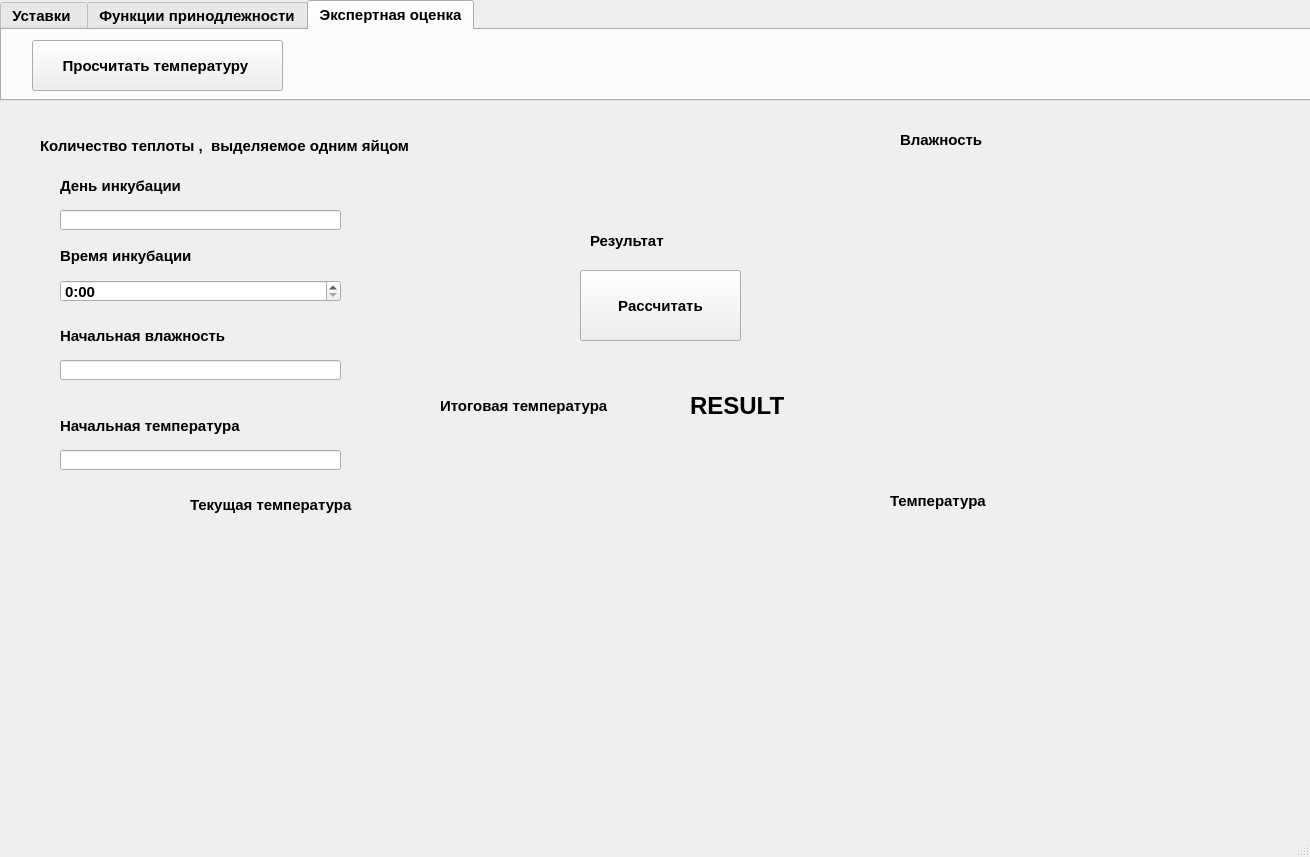
<?xml version="1.0" encoding="UTF-8"?>
<ui version="4.0">
 <class>MainWindow</class>
 <widget class="QMainWindow" name="MainWindow">
  <property name="geometry">
   <rect>
    <x>0</x>
    <y>0</y>
    <width>1310</width>
    <height>857</height>
   </rect>
  </property>
  <property name="font">
   <font>
    <pointsize>11</pointsize>
    <weight>75</weight>
    <bold>true</bold>
   </font>
  </property>
  <property name="focusPolicy">
   <enum>Qt::NoFocus</enum>
  </property>
  <property name="windowTitle">
   <string>Predict temperature of incubation</string>
  </property>
  <widget class="QWidget" name="centralwidget">
   <widget class="QTabWidget" name="tabWidget">
    <property name="geometry">
     <rect>
      <x>0</x>
      <y>0</y>
      <width>3500</width>
      <height>101</height>
     </rect>
    </property>
    <property name="sizePolicy">
     <sizepolicy hsizetype="Expanding" vsizetype="Expanding">
      <horstretch>20</horstretch>
      <verstretch>20</verstretch>
     </sizepolicy>
    </property>
    <property name="minimumSize">
     <size>
      <width>3500</width>
      <height>101</height>
     </size>
    </property>
    <property name="currentIndex">
     <number>2</number>
    </property>
    <widget class="QWidget" name="tab">
     <attribute name="title">
      <string>Уставки </string>
     </attribute>
     <widget class="QPushButton" name="pushButton_3">
      <property name="geometry">
       <rect>
        <x>50</x>
        <y>6</y>
        <width>261</width>
        <height>51</height>
       </rect>
      </property>
      <property name="text">
       <string>Сделать Уставки</string>
      </property>
     </widget>
    </widget>
    <widget class="QWidget" name="tab_2">
     <attribute name="title">
      <string>Функции принодлежности</string>
     </attribute>
     <widget class="QPushButton" name="pushButton_2">
      <property name="geometry">
       <rect>
        <x>30</x>
        <y>6</y>
        <width>261</width>
        <height>51</height>
       </rect>
      </property>
      <property name="text">
       <string>Показать графики</string>
      </property>
     </widget>
    </widget>
    <widget class="QWidget" name="tab_3">
     <attribute name="title">
      <string>Экспертная оценка</string>
     </attribute>
     <widget class="QPushButton" name="pushButton_4">
      <property name="geometry">
       <rect>
        <x>30</x>
        <y>10</y>
        <width>251</width>
        <height>51</height>
       </rect>
      </property>
      <property name="text">
       <string>Просчитать температуру </string>
      </property>
     </widget>
    </widget>
   </widget>
   <widget class="QPushButton" name="pushButton">
    <property name="geometry">
     <rect>
      <x>580</x>
      <y>270</y>
      <width>161</width>
      <height>71</height>
     </rect>
    </property>
    <property name="text">
     <string>Скачать</string>
    </property>
   </widget>
   <widget class="QLabel" name="label">
    <property name="geometry">
     <rect>
      <x>60</x>
      <y>170</y>
      <width>491</width>
      <height>31</height>
     </rect>
    </property>
    <property name="text">
     <string>День инкубации</string>
    </property>
   </widget>
   <widget class="QLineEdit" name="lineEdit">
    <property name="geometry">
     <rect>
      <x>60</x>
      <y>210</y>
      <width>281</width>
      <height>20</height>
     </rect>
    </property>
   </widget>
   <widget class="QLineEdit" name="lineEdit_2">
    <property name="geometry">
     <rect>
      <x>60</x>
      <y>360</y>
      <width>281</width>
      <height>20</height>
     </rect>
    </property>
   </widget>
   <widget class="QLineEdit" name="lineEdit_3">
    <property name="geometry">
     <rect>
      <x>60</x>
      <y>450</y>
      <width>281</width>
      <height>20</height>
     </rect>
    </property>
   </widget>
   <widget class="QLabel" name="label_2">
    <property name="geometry">
     <rect>
      <x>60</x>
      <y>320</y>
      <width>501</width>
      <height>31</height>
     </rect>
    </property>
    <property name="text">
     <string>Начальная влажность</string>
    </property>
   </widget>
   <widget class="QLabel" name="label_3">
    <property name="geometry">
     <rect>
      <x>60</x>
      <y>410</y>
      <width>541</width>
      <height>31</height>
     </rect>
    </property>
    <property name="text">
     <string>Начальная температура</string>
    </property>
   </widget>
   <widget class="QTimeEdit" name="timeEdit">
    <property name="geometry">
     <rect>
      <x>60</x>
      <y>280</y>
      <width>281</width>
      <height>22</height>
     </rect>
    </property>
    <property name="displayFormat">
     <string>h:mm </string>
    </property>
   </widget>
   <widget class="QLabel" name="label_4">
    <property name="geometry">
     <rect>
      <x>60</x>
      <y>245</y>
      <width>471</width>
      <height>21</height>
     </rect>
    </property>
    <property name="text">
     <string>Время инкубации</string>
    </property>
   </widget>
   <widget class="QLabel" name="label_5">
    <property name="geometry">
     <rect>
      <x>590</x>
      <y>230</y>
      <width>221</width>
      <height>21</height>
     </rect>
    </property>
    <property name="text">
     <string>Результат</string>
    </property>
   </widget>
   <widget class="QWidget" name="widget" native="true">
    <property name="geometry">
     <rect>
      <x>20</x>
      <y>170</y>
      <width>581</width>
      <height>281</height>
     </rect>
    </property>
    <property name="sizePolicy">
     <sizepolicy hsizetype="MinimumExpanding" vsizetype="MinimumExpanding">
      <horstretch>0</horstretch>
      <verstretch>0</verstretch>
     </sizepolicy>
    </property>
   </widget>
   <widget class="QWidget" name="widget_2" native="true">
    <property name="geometry">
     <rect>
      <x>730</x>
      <y>170</y>
      <width>581</width>
      <height>281</height>
     </rect>
    </property>
    <property name="sizePolicy">
     <sizepolicy hsizetype="Expanding" vsizetype="Expanding">
      <horstretch>150</horstretch>
      <verstretch>150</verstretch>
     </sizepolicy>
    </property>
   </widget>
   <widget class="QWidget" name="widget_3" native="true">
    <property name="geometry">
     <rect>
      <x>30</x>
      <y>530</y>
      <width>581</width>
      <height>271</height>
     </rect>
    </property>
    <property name="sizePolicy">
     <sizepolicy hsizetype="MinimumExpanding" vsizetype="MinimumExpanding">
      <horstretch>0</horstretch>
      <verstretch>0</verstretch>
     </sizepolicy>
    </property>
    <property name="sizeIncrement">
     <size>
      <width>5</width>
      <height>5</height>
     </size>
    </property>
    <property name="focusPolicy">
     <enum>Qt::ClickFocus</enum>
    </property>
   </widget>
   <widget class="QWidget" name="widget_4" native="true">
    <property name="geometry">
     <rect>
      <x>730</x>
      <y>530</y>
      <width>581</width>
      <height>271</height>
     </rect>
    </property>
    <property name="sizePolicy">
     <sizepolicy hsizetype="MinimumExpanding" vsizetype="MinimumExpanding">
      <horstretch>0</horstretch>
      <verstretch>0</verstretch>
     </sizepolicy>
    </property>
   </widget>
   <widget class="QLabel" name="label_6">
    <property name="geometry">
     <rect>
      <x>40</x>
      <y>120</y>
      <width>591</width>
      <height>51</height>
     </rect>
    </property>
    <property name="text">
     <string>Количество теплоты ,  выделяемое одним яйцом</string>
    </property>
   </widget>
   <widget class="QLabel" name="label_8">
    <property name="geometry">
     <rect>
      <x>190</x>
      <y>489</y>
      <width>321</width>
      <height>31</height>
     </rect>
    </property>
    <property name="text">
     <string>Текущая температура</string>
    </property>
   </widget>
   <widget class="QLabel" name="label_9">
    <property name="geometry">
     <rect>
      <x>890</x>
      <y>470</y>
      <width>321</width>
      <height>61</height>
     </rect>
    </property>
    <property name="text">
     <string>Температура</string>
    </property>
   </widget>
   <widget class="QLabel" name="label_7">
    <property name="geometry">
     <rect>
      <x>900</x>
      <y>130</y>
      <width>321</width>
      <height>20</height>
     </rect>
    </property>
    <property name="text">
     <string>Влажность</string>
    </property>
   </widget>
   <widget class="QLabel" name="label_10">
    <property name="geometry">
     <rect>
      <x>440</x>
      <y>390</y>
      <width>321</width>
      <height>31</height>
     </rect>
    </property>
    <property name="text">
     <string>Итоговая температура </string>
    </property>
   </widget>
   <widget class="QPushButton" name="pushButton_5">
    <property name="geometry">
     <rect>
      <x>580</x>
      <y>270</y>
      <width>161</width>
      <height>71</height>
     </rect>
    </property>
    <property name="text">
     <string>Рассчитать</string>
    </property>
   </widget>
   <widget class="QLabel" name="label_11">
    <property name="geometry">
     <rect>
      <x>690</x>
      <y>390</y>
      <width>321</width>
      <height>31</height>
     </rect>
    </property>
    <property name="font">
     <font>
      <pointsize>18</pointsize>
     </font>
    </property>
    <property name="text">
     <string>RESULT</string>
    </property>
   </widget>
  </widget>
  <widget class="QStatusBar" name="statusbar"/>
 </widget>
 <resources/>
 <connections/>
</ui>
